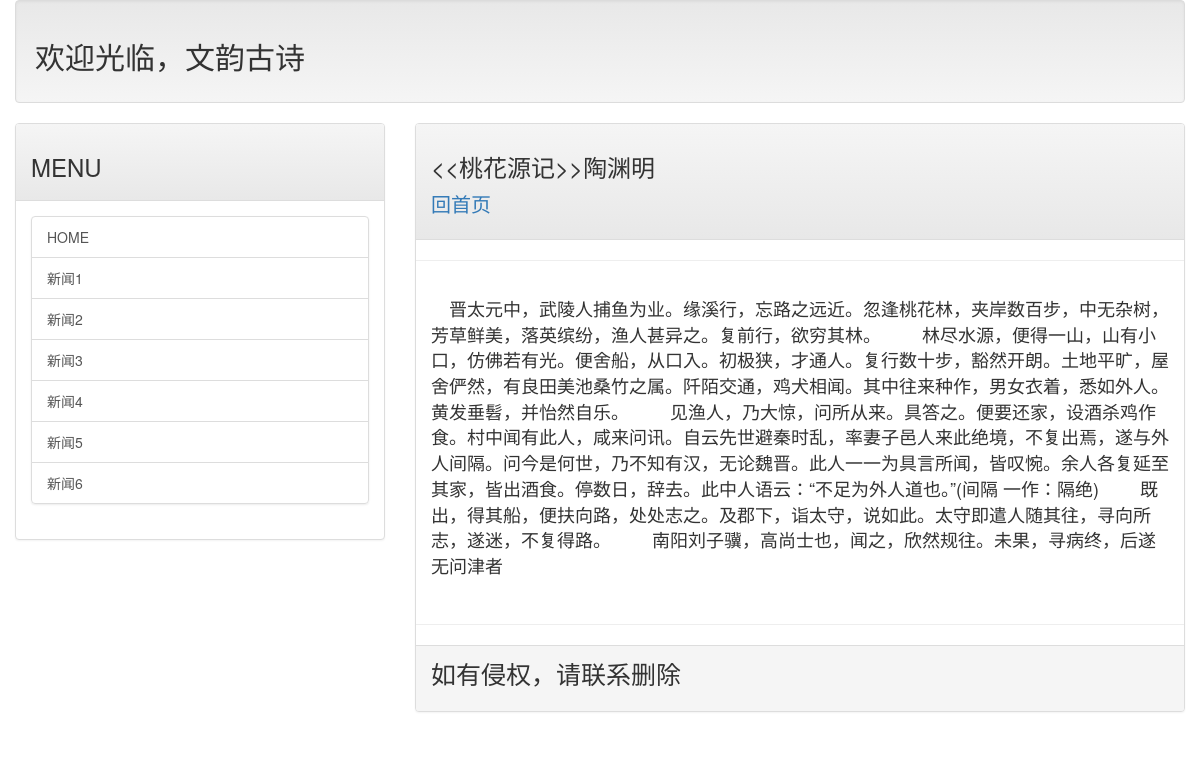
Screenshot of /post/taohuayuanji with the database file from the repository.
### web01/models.py (models this page shows, shortened)
class Post(models.Model):
    title=models.CharField(max_length=200)
    slug=models.CharField(max_length=200)
    body=models.TextField()
    pub_date=models.DateTimeField(default=timezone.now())
    class Meta:
        ordering=('-pub_date',)

### web01/views.py (the view)
# urls.py: url(r'^post/(\w+)$',body),
def body(request,slug):
    template=get_template('post.html')
    try:
        post=Post.objects.get(slug=slug)
        if post!=None:
            html=template.render(locals())
            return HttpResponse(html)
    except:
        return redirect('/')

### templates/post.html
{% extends 'base.html' %}
{% block header %}
    <h3>{{ post.title }}</h3>
    <p style="font-size: 20px;">
        <a href="/read">回首页</a>
    </p>
{% endblock header%}
{% block content %}
    <p style="font-size: 18px;">
    {{ post.body }}
    </p>
{% endblock content%}

### rows the page displays
Post: title "<<桃花源记>>陶渊明", body "晋太元中，武陵人捕鱼为业。缘溪行，忘路之远近。忽逢桃花林，夹岸数百步，中无杂树，芳草鲜美，落英缤纷，渔人甚异之。复前行，欲穷其林。 林尽水源，便得一山，山有小口，仿佛若有光。便舍船，从口入。初极狭，才通人。复行数十步，豁然开朗。土地平旷，屋舍俨然，有良田美池桑竹之属。阡陌交通，鸡犬相闻。其中往来种作，男女衣着，悉如外人。黄发垂髫，并怡然自乐。 见渔人，乃大惊，问所从来。具答之。便要还家，设酒杀鸡作食。村中闻有此人，咸来问讯。自云先世避秦时乱，率妻子邑人来此绝境，不复出焉，遂与外人间隔。问今是何世，乃不知有汉，无论魏晋。此人一一为具言所闻，皆叹惋。余人各复延至其家，皆出酒食。停数日，辞去。此中人语云：“不足为外人道也。”(间隔 一作：隔绝) 既出，得其船，便扶向路，处处志之。及郡下，诣太守，说如此。太守即遣人随其往，寻向所志，遂迷，不复得路。 南阳刘子骥，高尚士也，闻之，欣然规往。未果，寻病终，后遂无问津者"
